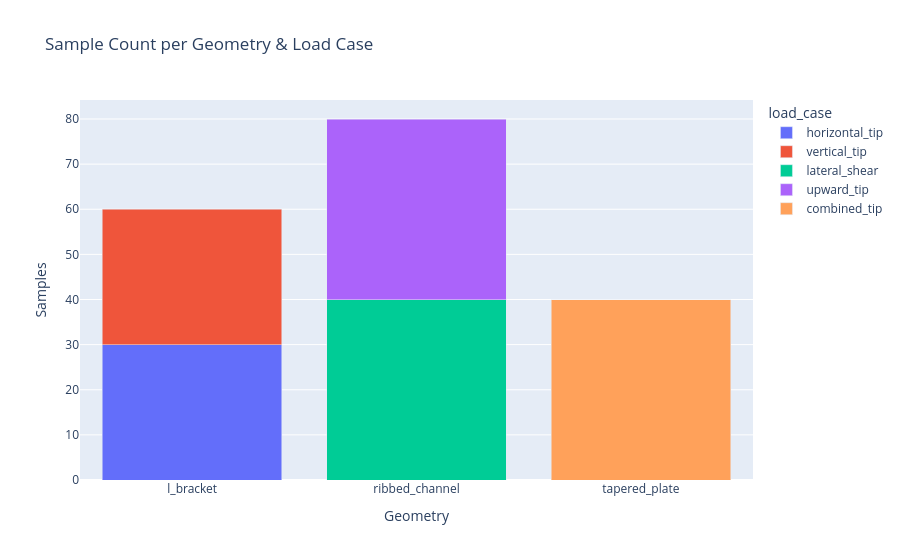
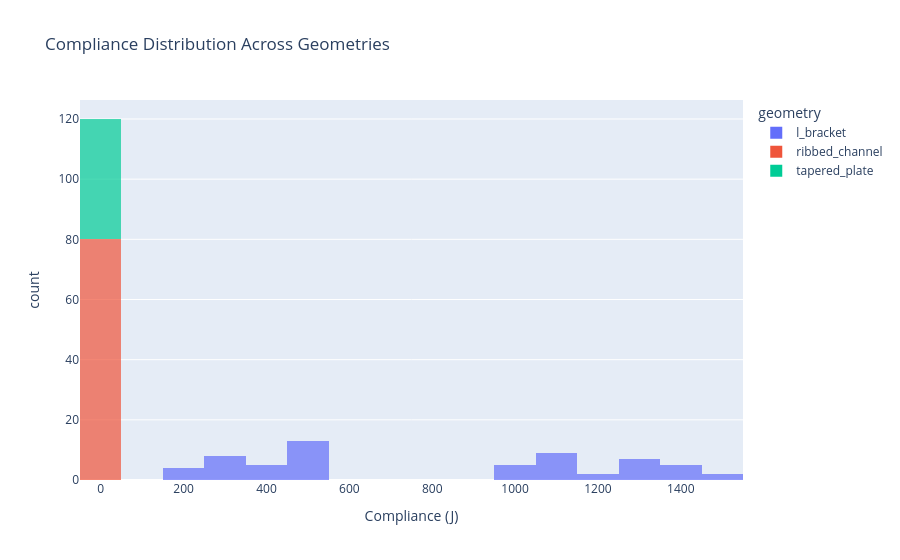

Notebook code for these charts, in order:
### Markdown cell above
**What this shows:**
- **Sample Counts**: Number of training samples per geometry/load case combination
- **Compliance Statistics**: Min, max, and mean compliance values for each scenario
- **Dataset Coverage**: Shows which geometries and load cases are represented and how many samples each has
- **Purpose**: Documents the training dataset composition and helps identify any imbalances or gaps in coverage

### Code cell
sample_bar = px.bar(
    agg,
    x="geometry",
    y="samples",
    color="load_case",
    title="Sample Count per Geometry & Load Case",
    barmode="stack",
)
    sample_bar.update_layout(xaxis_title="Geometry", yaxis_title="Number of Samples")
sample_bar.show()

hist_fig = px.histogram(
    multi_df,
    x="compliance",
    color="geometry",
    nbins=30,
    opacity=0.7,
    title="Compliance Distribution Across Geometries",
)
hist_fig.update_layout(xaxis_title="Compliance (J)")
hist_fig.show()

### Figure 1 — Plotly figure (JSON) as saved in the notebook; plotly's stock layout.template omitted (floating-point values rounded to 4 significant figures)
{"data": [{"hovertemplate": "load_case=horizontal_tip<br>geometry=%{x}<br>samples=%{y}<extra></extra>", "legendgroup": "horizontal_tip", "marker": {"color": "#636efa", "pattern": {"shape": ""}}, "name": "horizontal_tip", "orientation": "v", "showlegend": true, "textposition": "auto", "type": "bar", "x": ["l_bracket"], "xaxis": "x", "y": [30], "yaxis": "y"}, {"hovertemplate": "load_case=vertical_tip<br>geometry=%{x}<br>samples=%{y}<extra></extra>", "legendgroup": "vertical_tip", "marker": {"color": "#EF553B", "pattern": {"shape": ""}}, "name": "vertical_tip", "orientation": "v", "showlegend": true, "textposition": "auto", "type": "bar", "x": ["l_bracket"], "xaxis": "x", "y": [30], "yaxis": "y"}, {"hovertemplate": "load_case=lateral_shear<br>geometry=%{x}<br>samples=%{y}<extra></extra>", "legendgroup": "lateral_shear", "marker": {"color": "#00cc96", "pattern": {"shape": ""}}, "name": "lateral_shear", "orientation": "v", "showlegend": true, "textposition": "auto", "type": "bar", "x": ["ribbed_channel"], "xaxis": "x", "y": [40], "yaxis": "y"}, {"hovertemplate": "load_case=upward_tip<br>geometry=%{x}<br>samples=%{y}<extra></extra>", "legendgroup": "upward_tip", "marker": {"color": "#ab63fa", "pattern": {"shape": ""}}, "name": "upward_tip", "orientation": "v", "showlegend": true, "textposition": "auto", "type": "bar", "x": ["ribbed_channel"], "xaxis": "x", "y": [40], "yaxis": "y"}, {"hovertemplate": "load_case=combined_tip<br>geometry=%{x}<br>samples=%{y}<extra></extra>", "legendgroup": "combined_tip", "marker": {"color": "#FFA15A", "pattern": {"shape": ""}}, "name": "combined_tip", "orientation": "v", "showlegend": true, "textposition": "auto", "type": "bar", "x": ["tapered_plate"], "xaxis": "x", "y": [40], "yaxis": "y"}], "layout": {"barmode": "stack", "legend": {"title": {"text": "load_case"}, "tracegroupgap": 0}, "title": {"text": "Sample Count per Geometry & Load Case"}, "xaxis": {"anchor": "y", "domain": [0, 1], "title": {"text": "Geometry"}}, "yaxis": {"anchor": "x", "domain": [0, 1], "title": {"text": "Samples"}}}}

### Figure 2 — Plotly figure (JSON) as saved in the notebook; plotly's stock layout.template omitted (floating-point values rounded to 4 significant figures)
{"data": [{"bingroup": "x", "hovertemplate": "geometry=l_bracket<br>compliance=%{x}<br>count=%{y}<extra></extra>", "legendgroup": "l_bracket", "marker": {"color": "#636efa", "opacity": 0.7, "pattern": {"shape": ""}}, "name": "l_bracket", "nbinsx": 30, "orientation": "v", "showlegend": true, "type": "histogram", "x": [382.6, 455.1, 224.7, 271.6, 387.0, 460.6, 223.6, 468.4, 478.7, 207.4, 272.4, 414.8, 472.5, 473.2, 476.7, 468.5, 250.6, 293.1, 468.4, 212.5, 454.5, 430.9, 257.2, 308.9, 293.7, 473.9, 253.2, 473.1, 464.9, 432.8, 989.7, 1351.0, 992.9, 1015.0, 1045.0, 1415.0, 1076.0, 1253.0, 1425.0, 1291.0, 1262.0, 1229.0, 1277.0, 1027.0, 1411.0, 1398.0, 1332.0, 1115.0, 1347.0, 1097.0, 1283.0, 1547.0, 1068.0, 1209.0, 1146.0, 1146.0, 1100.0, 1076.0, 1543.0, 1067.0], "xaxis": "x", "yaxis": "y"}, {"bingroup": "x", "hovertemplate": "geometry=ribbed_channel<br>compliance=%{x}<br>count=%{y}<extra></extra>", "legendgroup": "ribbed_channel", "marker": {"color": "#EF553B", "opacity": 0.7, "pattern": {"shape": ""}}, "name": "ribbed_channel", "nbinsx": 30, "orientation": "v", "showlegend": true, "type": "histogram", "x": [0.7159, 0.7622, 0.6405, 0.6564, 0.6418, 0.788, 0.7358, 0.6769, 0.8358, 0.8469, 0.7954, 0.8075, 0.6405, 0.6704, 0.6405, 0.788, 0.6564, 0.8075, 0.6769, 0.8358, 0.6769, 0.7424, 0.7761, 0.6405, 0.7709, 0.8358, 0.6198, 0.7443, 0.7159, 0.8469, 0.8278, 0.7792, 0.8358, 0.6564, 0.8278, 0.8561, 0.7358, 0.8561, 0.7792, 0.6624, 32.39, 32.32, 32.44, 32.24, 32.38, 32.22, 32.24, 32.24, 32.38, 32.22, 32.24, 32.38, 32.22, 32.39, 32.36, 32.27, 32.22, 32.38, 32.16, 32.24, 32.22, 32.24, 32.39, 32.27, 32.24, 32.38, 32.3, 32.24, 32.24, 32.39, 32.32, 32.32, 32.24, 32.26, 32.23, 32.24, 32.38, 32.16, 32.38, 32.24], "xaxis": "x", "yaxis": "y"}, {"bingroup": "x", "hovertemplate": "geometry=tapered_plate<br>compliance=%{x}<br>count=%{y}<extra></extra>", "legendgroup": "tapered_plate", "marker": {"color": "#00cc96", "opacity": 0.7, "pattern": {"shape": ""}}, "name": "tapered_plate", "nbinsx": 30, "orientation": "v", "showlegend": true, "type": "histogram", "x": [22.65, 22.8, 22.85, 23.01, 22.65, 23.57, 23.43, 23.43, 22.51, 22.85, 22.8, 23.01, 22.42, 22.51, 22.42, 22.85, 23.36, 22.42, 23.01, 22.51, 22.85, 23.36, 23.57, 22.85, 22.42, 22.65, 23.01, 22.8, 22.8, 23.43, 23.36, 22.65, 23.01, 22.85, 23.57, 22.42, 23.57, 22.51, 22.85, 23.57], "xaxis": "x", "yaxis": "y"}], "layout": {"barmode": "relative", "legend": {"title": {"text": "geometry"}, "tracegroupgap": 0}, "title": {"text": "Compliance Distribution Across Geometries"}, "xaxis": {"anchor": "y", "domain": [0, 1], "title": {"text": "Compliance (J)"}}, "yaxis": {"anchor": "x", "domain": [0, 1], "title": {"text": "count"}}}}
